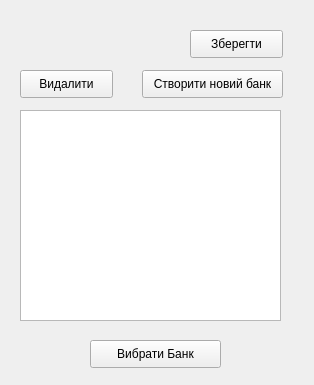
<?xml version="1.0" encoding="UTF-8"?>
<ui version="4.0">
 <class>bankChoice</class>
 <widget class="QWidget" name="bankChoice">
  <property name="geometry">
   <rect>
    <x>0</x>
    <y>0</y>
    <width>314</width>
    <height>385</height>
   </rect>
  </property>
  <property name="windowTitle">
   <string>Form</string>
  </property>
  <widget class="QListWidget" name="BankList">
   <property name="geometry">
    <rect>
     <x>20</x>
     <y>110</y>
     <width>261</width>
     <height>211</height>
    </rect>
   </property>
   <property name="font">
    <font>
     <pointsize>13</pointsize>
     <italic>false</italic>
     <underline>true</underline>
    </font>
   </property>
  </widget>
  <widget class="QPushButton" name="ChooseBank">
   <property name="geometry">
    <rect>
     <x>90</x>
     <y>340</y>
     <width>131</width>
     <height>28</height>
    </rect>
   </property>
   <property name="text">
    <string>Вибрати Банк</string>
   </property>
  </widget>
  <widget class="QPushButton" name="CreateBank">
   <property name="geometry">
    <rect>
     <x>142</x>
     <y>70</y>
     <width>141</width>
     <height>28</height>
    </rect>
   </property>
   <property name="text">
    <string>Створити новий банк</string>
   </property>
  </widget>
  <widget class="QPushButton" name="ButtonDelete">
   <property name="geometry">
    <rect>
     <x>20</x>
     <y>70</y>
     <width>93</width>
     <height>28</height>
    </rect>
   </property>
   <property name="text">
    <string>Видалити</string>
   </property>
  </widget>
  <widget class="QPushButton" name="ButtonSave">
   <property name="geometry">
    <rect>
     <x>190</x>
     <y>30</y>
     <width>93</width>
     <height>28</height>
    </rect>
   </property>
   <property name="text">
    <string>Зберегти</string>
   </property>
  </widget>
 </widget>
 <resources/>
 <connections/>
</ui>
